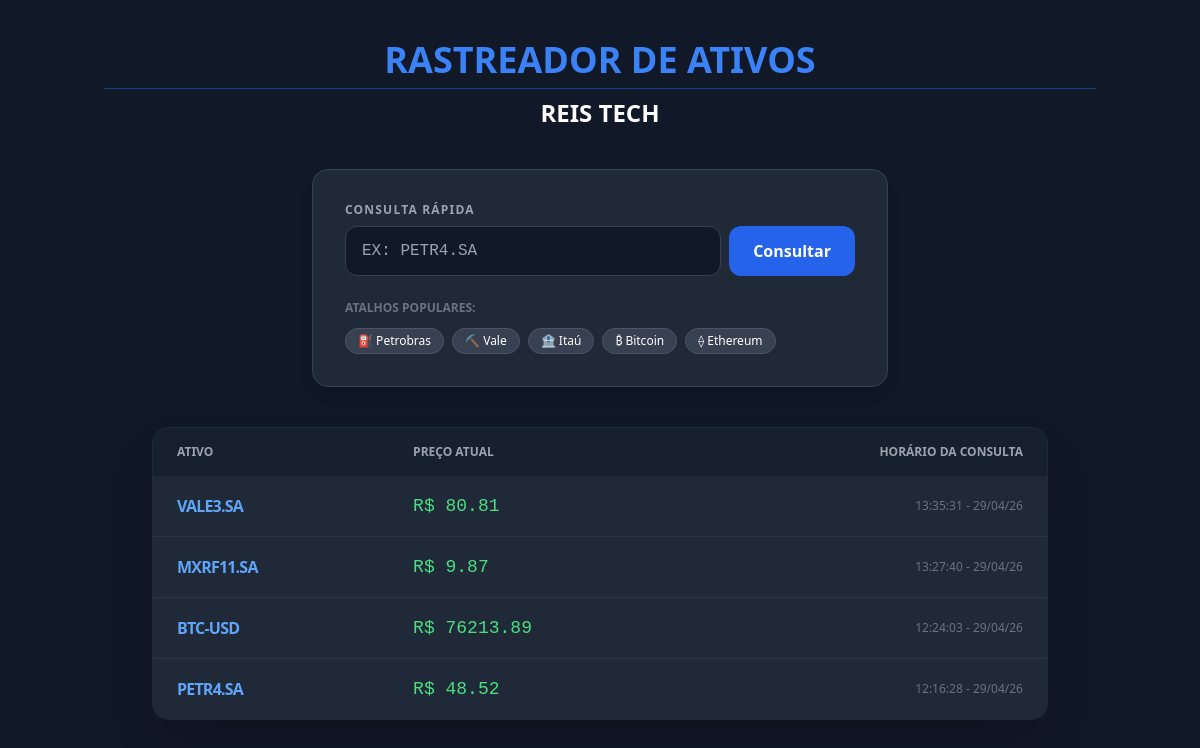
The page / on the database its author committed.
### main.py (models this page shows)
class HistoricoPreco(Base):
    __tablename__ = 'historico_precos'
    id = Column(Integer, primary_key=True)
    ticker = Column(String(10))
    preco = Column(Float)
    data_consulta = Column(DateTime, default=datetime.now)

### main.py (the view, shortened to what this page needs)
@app.route("/", methods=["GET", "POST"])
def index():
    db = SessionLocal()
    historico = db.query(HistoricoPreco).order_by(HistoricoPreco.data_consulta.desc()).all()
    db.close()
    return render_template("index.html", historico=historico)

### templates/index.html (shortened to what this page needs)
<!DOCTYPE html>
<html lang="pt-br">
<head>
    <script src="https://cdn.tailwindcss.com"></script>
</head>
<body class="bg-gray-900 text-white font-sans min-h-screen">
    <div class="container mx-auto px-4 py-10">
        <h1 class="text-4xl font-bold text-center text-blue-500 mb-10">
            RASTREADOR DE ATIVOS <span class="text-white text-2xl block border-t border-blue-900 mt-2 pt-2">REIS TECH</span>
        </h1>
        <div class="max-w-xl mx-auto bg-gray-800 p-8 rounded-2xl shadow-lg border border-gray-700 mb-10">
            <form method="POST" id="searchForm" class="flex flex-col gap-6">
                <div>
                    <label class="text-xs uppercase tracking-widest text-gray-400 font-bold mb-2 block">Consulta Rápida</label>
                    <div class="flex gap-2">
                        <input type="text" name="ticker" id="ticker" placeholder="Ex: PETR4.SA" required
                            class="flex-1 bg-gray-900 border border-gray-700 rounded-xl px-4 py-3 focus:ring-2 focus:ring-blue-500 outline-none uppercase font-mono">
                        <button type="submit" class="bg-blue-600 hover:bg-blue-700 px-6 rounded-xl font-bold transition-all transform active:scale-95">
                            Consultar
                        </button>
                    </div>
                </div>
                <div>
                    <p class="text-xs text-gray-500 mb-3 font-semibold uppercase">Atalhos Populares:</p>
                    <div class="flex flex-wrap gap-2">
                        <button type="button" onclick="quickSearch('PETR4.SA')" class="bg-gray-700 hover:bg-blue-900 px-3 py-1 rounded-full text-xs transition-all border border-gray-600">⛽ Petrobras</button>
                        <button type="button" onclick="quickSearch('VALE3.SA')" class="bg-gray-700 hover:bg-blue-900 px-3 py-1 rounded-full text-xs transition-all border border-gray-600">⛏️ Vale</button>
                        <button type="button" onclick="quickSearch('ITUB4.SA')" class="bg-gray-700 hover:bg-blue-900 px-3 py-1 rounded-full text-xs transition-all border border-gray-600">🏦 Itaú</button>
                        <button type="button" onclick="quickSearch('BTC-USD')" class="bg-gray-700 hover:bg-orange-900 px-3 py-1 rounded-full text-xs transition-all border border-gray-600">₿ Bitcoin</button>
                        <button type="button" onclick="quickSearch('ETH-USD')" class="bg-gray-700 hover:bg-indigo-900 px-3 py-1 rounded-full text-xs transition-all border border-gray-600">⟠ Ethereum</button>
                    </div>
                </div>
            </form>
        </div>
        <div class="max-w-4xl mx-auto rounded-2xl border border-gray-800 overflow-hidden shadow-2xl">
            <table class="w-full text-left bg-gray-800">
                <thead class="bg-gray-900/50 text-gray-400 text-xs uppercase">
                    <tr>
                        <th class="px-6 py-4">Ativo</th>
                        <th class="px-6 py-4">Preço Atual</th>
                        <th class="px-6 py-4 text-right">Horário da Consulta</th>
                    </tr>
                </thead>
                <tbody class="divide-y divide-gray-700/50">
                    {% for registro in historico %}
                    <tr class="hover:bg-gray-700/30 transition-all">
                        <td class="px-6 py-4 font-black text-blue-400 tracking-tighter">{{ registro.ticker }}</td>
                        <td class="px-6 py-4 font-mono text-green-400 text-lg">R$ {{ "%.2f"|format(registro.preco) }}</td>
                        <td class="px-6 py-4 text-right text-xs text-gray-500">{{ registro.data_consulta.strftime('%H:%M:%S - %d/%m/%y') }}</td>
                    </tr>
                    {% endfor %}
                </tbody>
            </table>
        </div>
    </div>
</body>
</html>

### rows shown on the page
HistoricoPreco: ticker "VALE3.SA", preco "80.81", data_consulta "13:35:31 - 29/04/26"
HistoricoPreco: ticker "MXRF11.SA", preco "9.87", data_consulta "13:27:40 - 29/04/26"
HistoricoPreco: ticker "BTC-USD", preco "76213.89", data_consulta "12:24:03 - 29/04/26"
HistoricoPreco: ticker "PETR4.SA", preco "48.52", data_consulta "12:16:28 - 29/04/26"
